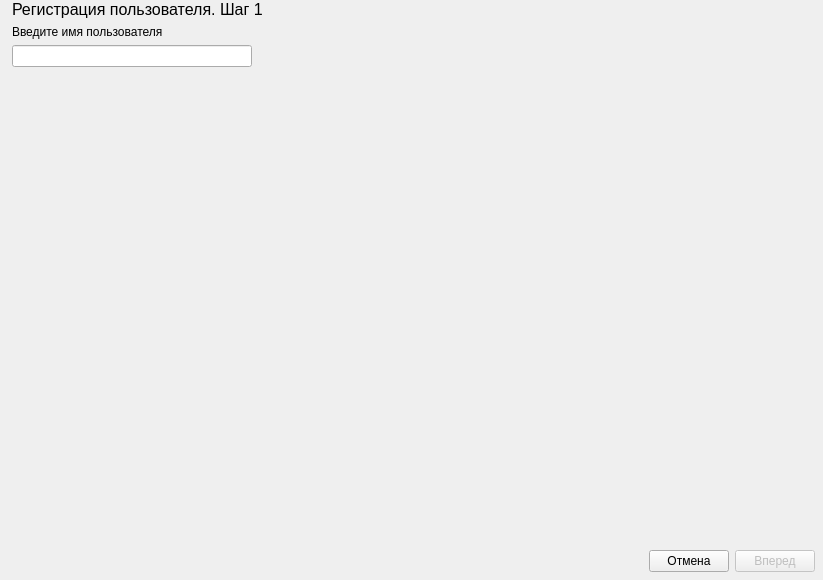
<?xml version="1.0" encoding="UTF-8"?>
<ui version="4.0">
 <class>Form</class>
 <widget class="QWidget" name="Form">
  <property name="geometry">
   <rect>
    <x>0</x>
    <y>0</y>
    <width>823</width>
    <height>580</height>
   </rect>
  </property>
  <property name="focusPolicy">
   <enum>Qt::StrongFocus</enum>
  </property>
  <property name="windowTitle">
   <string>Form</string>
  </property>
  <layout class="QVBoxLayout" name="verticalLayout_3">
   <property name="leftMargin">
    <number>0</number>
   </property>
   <property name="topMargin">
    <number>0</number>
   </property>
   <property name="rightMargin">
    <number>0</number>
   </property>
   <property name="bottomMargin">
    <number>0</number>
   </property>
   <item>
    <widget class="QStackedWidget" name="stacked_widget">
     <property name="currentIndex">
      <number>0</number>
     </property>
     <widget class="QWidget" name="page_1">
      <layout class="QVBoxLayout" name="verticalLayout_2">
       <property name="leftMargin">
        <number>12</number>
       </property>
       <property name="topMargin">
        <number>0</number>
       </property>
       <property name="rightMargin">
        <number>0</number>
       </property>
       <property name="bottomMargin">
        <number>0</number>
       </property>
       <item>
        <widget class="QLabel" name="step_label_1">
         <property name="font">
          <font>
           <pointsize>12</pointsize>
          </font>
         </property>
         <property name="text">
          <string>Регистрация пользователя. Шаг 1</string>
         </property>
        </widget>
       </item>
       <item>
        <layout class="QVBoxLayout" name="verticalLayout">
         <item>
          <widget class="QLabel" name="user_name_label">
           <property name="text">
            <string>Введите имя пользователя</string>
           </property>
          </widget>
         </item>
         <item>
          <widget class="QLineEdit" name="user_name">
           <property name="maximumSize">
            <size>
             <width>240</width>
             <height>16777215</height>
            </size>
           </property>
          </widget>
         </item>
        </layout>
       </item>
       <item>
        <spacer name="verticalSpacer">
         <property name="orientation">
          <enum>Qt::Vertical</enum>
         </property>
         <property name="sizeHint" stdset="0">
          <size>
           <width>20</width>
           <height>533</height>
          </size>
         </property>
        </spacer>
       </item>
       <item>
        <layout class="QHBoxLayout" name="horizontalLayout">
         <property name="rightMargin">
          <number>8</number>
         </property>
         <property name="bottomMargin">
          <number>8</number>
         </property>
         <item>
          <spacer name="horizontalSpacer">
           <property name="orientation">
            <enum>Qt::Horizontal</enum>
           </property>
           <property name="sizeHint" stdset="0">
            <size>
             <width>40</width>
             <height>20</height>
            </size>
           </property>
          </spacer>
         </item>
         <item>
          <widget class="QPushButton" name="cancel_push_button_1">
           <property name="text">
            <string>Отмена</string>
           </property>
          </widget>
         </item>
         <item>
          <widget class="QPushButton" name="next_push_button_1">
           <property name="enabled">
            <bool>false</bool>
           </property>
           <property name="text">
            <string>Вперед</string>
           </property>
          </widget>
         </item>
        </layout>
       </item>
      </layout>
     </widget>
     <widget class="QWidget" name="page_2">
      <layout class="QVBoxLayout" name="verticalLayout_4">
       <property name="leftMargin">
        <number>12</number>
       </property>
       <property name="topMargin">
        <number>0</number>
       </property>
       <property name="rightMargin">
        <number>0</number>
       </property>
       <property name="bottomMargin">
        <number>0</number>
       </property>
       <item>
        <widget class="QLabel" name="step_label_2">
         <property name="font">
          <font>
           <pointsize>12</pointsize>
          </font>
         </property>
         <property name="text">
          <string>Регистрация пользователя. Шаг 2</string>
         </property>
        </widget>
       </item>
       <item>
        <widget class="QLabel" name="label_4">
         <property name="text">
          <string>Производится первичная регистрация пользователя?</string>
         </property>
        </widget>
       </item>
       <item>
        <spacer name="verticalSpacer_2">
         <property name="orientation">
          <enum>Qt::Vertical</enum>
         </property>
         <property name="sizeHint" stdset="0">
          <size>
           <width>20</width>
           <height>566</height>
          </size>
         </property>
        </spacer>
       </item>
       <item>
        <layout class="QHBoxLayout" name="horizontalLayout_2">
         <property name="rightMargin">
          <number>8</number>
         </property>
         <property name="bottomMargin">
          <number>8</number>
         </property>
         <item>
          <spacer name="horizontalSpacer_2">
           <property name="orientation">
            <enum>Qt::Horizontal</enum>
           </property>
           <property name="sizeHint" stdset="0">
            <size>
             <width>40</width>
             <height>20</height>
            </size>
           </property>
          </spacer>
         </item>
         <item>
          <widget class="QPushButton" name="cancel_push_button_2">
           <property name="text">
            <string>Отмена</string>
           </property>
          </widget>
         </item>
         <item>
          <widget class="QPushButton" name="no_push_button_2">
           <property name="text">
            <string>Нет</string>
           </property>
          </widget>
         </item>
         <item>
          <widget class="QPushButton" name="yes_push_button_2">
           <property name="text">
            <string>Да</string>
           </property>
          </widget>
         </item>
        </layout>
       </item>
      </layout>
     </widget>
     <widget class="QWidget" name="page_3">
      <layout class="QVBoxLayout" name="verticalLayout_5">
       <property name="leftMargin">
        <number>12</number>
       </property>
       <property name="topMargin">
        <number>0</number>
       </property>
       <property name="rightMargin">
        <number>0</number>
       </property>
       <property name="bottomMargin">
        <number>0</number>
       </property>
       <item>
        <widget class="QLabel" name="step_label_3">
         <property name="font">
          <font>
           <pointsize>12</pointsize>
          </font>
         </property>
         <property name="text">
          <string>Регистрация пользователя. Шаг 3</string>
         </property>
        </widget>
       </item>
       <item>
        <widget class="QLabel" name="enter_passwd_label">
         <property name="text">
          <string>Введите новый пароль:</string>
         </property>
        </widget>
       </item>
       <item>
        <layout class="QHBoxLayout" name="horizontalLayout_4">
         <item>
          <widget class="QLineEdit" name="passwd_line_edit">
           <property name="minimumSize">
            <size>
             <width>240</width>
             <height>0</height>
            </size>
           </property>
           <property name="maximumSize">
            <size>
             <width>240</width>
             <height>16777215</height>
            </size>
           </property>
           <property name="echoMode">
            <enum>QLineEdit::Password</enum>
           </property>
          </widget>
         </item>
         <item>
          <widget class="QPushButton" name="passwd_gen_push_button">
           <property name="text">
            <string>Сгенерировать</string>
           </property>
          </widget>
         </item>
         <item>
          <spacer name="horizontalSpacer_4">
           <property name="orientation">
            <enum>Qt::Horizontal</enum>
           </property>
           <property name="sizeHint" stdset="0">
            <size>
             <width>40</width>
             <height>20</height>
            </size>
           </property>
          </spacer>
         </item>
        </layout>
       </item>
       <item>
        <widget class="QRadioButton" name="show_passwd_radio_button">
         <property name="text">
          <string>Показать пароль</string>
         </property>
        </widget>
       </item>
       <item>
        <widget class="QLabel" name="confirm_passwd_label">
         <property name="text">
          <string>Подтвердите новый пароль:</string>
         </property>
        </widget>
       </item>
       <item>
        <widget class="QLineEdit" name="passwd_confirm_line_edit">
         <property name="minimumSize">
          <size>
           <width>240</width>
           <height>0</height>
          </size>
         </property>
         <property name="maximumSize">
          <size>
           <width>240</width>
           <height>16777215</height>
          </size>
         </property>
         <property name="text">
          <string/>
         </property>
         <property name="echoMode">
          <enum>QLineEdit::Password</enum>
         </property>
        </widget>
       </item>
       <item>
        <spacer name="verticalSpacer_3">
         <property name="orientation">
          <enum>Qt::Vertical</enum>
         </property>
         <property name="sizeHint" stdset="0">
          <size>
           <width>20</width>
           <height>450</height>
          </size>
         </property>
        </spacer>
       </item>
       <item>
        <layout class="QHBoxLayout" name="horizontalLayout_3">
         <property name="rightMargin">
          <number>8</number>
         </property>
         <property name="bottomMargin">
          <number>8</number>
         </property>
         <item>
          <spacer name="horizontalSpacer_3">
           <property name="orientation">
            <enum>Qt::Horizontal</enum>
           </property>
           <property name="sizeHint" stdset="0">
            <size>
             <width>40</width>
             <height>20</height>
            </size>
           </property>
          </spacer>
         </item>
         <item>
          <widget class="QPushButton" name="cancel_push_button_3">
           <property name="text">
            <string>Отмена</string>
           </property>
          </widget>
         </item>
         <item>
          <widget class="QPushButton" name="next_push_button_3">
           <property name="enabled">
            <bool>false</bool>
           </property>
           <property name="text">
            <string>Вперед</string>
           </property>
          </widget>
         </item>
        </layout>
       </item>
      </layout>
     </widget>
     <widget class="QWidget" name="page_4">
      <layout class="QVBoxLayout" name="verticalLayout_6">
       <property name="leftMargin">
        <number>12</number>
       </property>
       <property name="topMargin">
        <number>0</number>
       </property>
       <property name="rightMargin">
        <number>0</number>
       </property>
       <property name="bottomMargin">
        <number>0</number>
       </property>
       <item>
        <widget class="QLabel" name="step_label_4">
         <property name="font">
          <font>
           <pointsize>12</pointsize>
          </font>
         </property>
         <property name="text">
          <string>Регистрация пользователя. Шаг 4</string>
         </property>
        </widget>
       </item>
       <item>
        <layout class="QHBoxLayout" name="horizontalLayout_6">
         <item>
          <widget class="QLabel" name="ibutton_label">
           <property name="text">
            <string>Предъявите персональный идентификатор</string>
           </property>
          </widget>
         </item>
         <item>
          <spacer name="horizontalSpacer_6">
           <property name="orientation">
            <enum>Qt::Horizontal</enum>
           </property>
           <property name="sizeHint" stdset="0">
            <size>
             <width>40</width>
             <height>20</height>
            </size>
           </property>
          </spacer>
         </item>
        </layout>
       </item>
       <item>
        <spacer name="verticalSpacer_4">
         <property name="orientation">
          <enum>Qt::Vertical</enum>
         </property>
         <property name="sizeHint" stdset="0">
          <size>
           <width>20</width>
           <height>538</height>
          </size>
         </property>
        </spacer>
       </item>
       <item>
        <layout class="QHBoxLayout" name="horizontalLayout_5">
         <property name="rightMargin">
          <number>8</number>
         </property>
         <property name="bottomMargin">
          <number>8</number>
         </property>
         <item>
          <spacer name="horizontalSpacer_5">
           <property name="orientation">
            <enum>Qt::Horizontal</enum>
           </property>
           <property name="sizeHint" stdset="0">
            <size>
             <width>40</width>
             <height>20</height>
            </size>
           </property>
          </spacer>
         </item>
         <item>
          <widget class="QPushButton" name="cancel_push_button_4">
           <property name="enabled">
            <bool>true</bool>
           </property>
           <property name="text">
            <string>Отмена</string>
           </property>
          </widget>
         </item>
         <item>
          <widget class="QPushButton" name="finish_push_button_4">
           <property name="enabled">
            <bool>false</bool>
           </property>
           <property name="text">
            <string>Завершить</string>
           </property>
          </widget>
         </item>
        </layout>
       </item>
      </layout>
     </widget>
    </widget>
   </item>
  </layout>
 </widget>
 <tabstops>
  <tabstop>passwd_gen_push_button</tabstop>
  <tabstop>passwd_line_edit</tabstop>
  <tabstop>passwd_confirm_line_edit</tabstop>
  <tabstop>show_passwd_radio_button</tabstop>
  <tabstop>next_push_button_3</tabstop>
  <tabstop>cancel_push_button_3</tabstop>
  <tabstop>yes_push_button_2</tabstop>
  <tabstop>user_name</tabstop>
  <tabstop>cancel_push_button_2</tabstop>
  <tabstop>next_push_button_1</tabstop>
  <tabstop>no_push_button_2</tabstop>
  <tabstop>cancel_push_button_1</tabstop>
  <tabstop>cancel_push_button_4</tabstop>
  <tabstop>finish_push_button_4</tabstop>
 </tabstops>
 <resources/>
 <connections/>
</ui>
